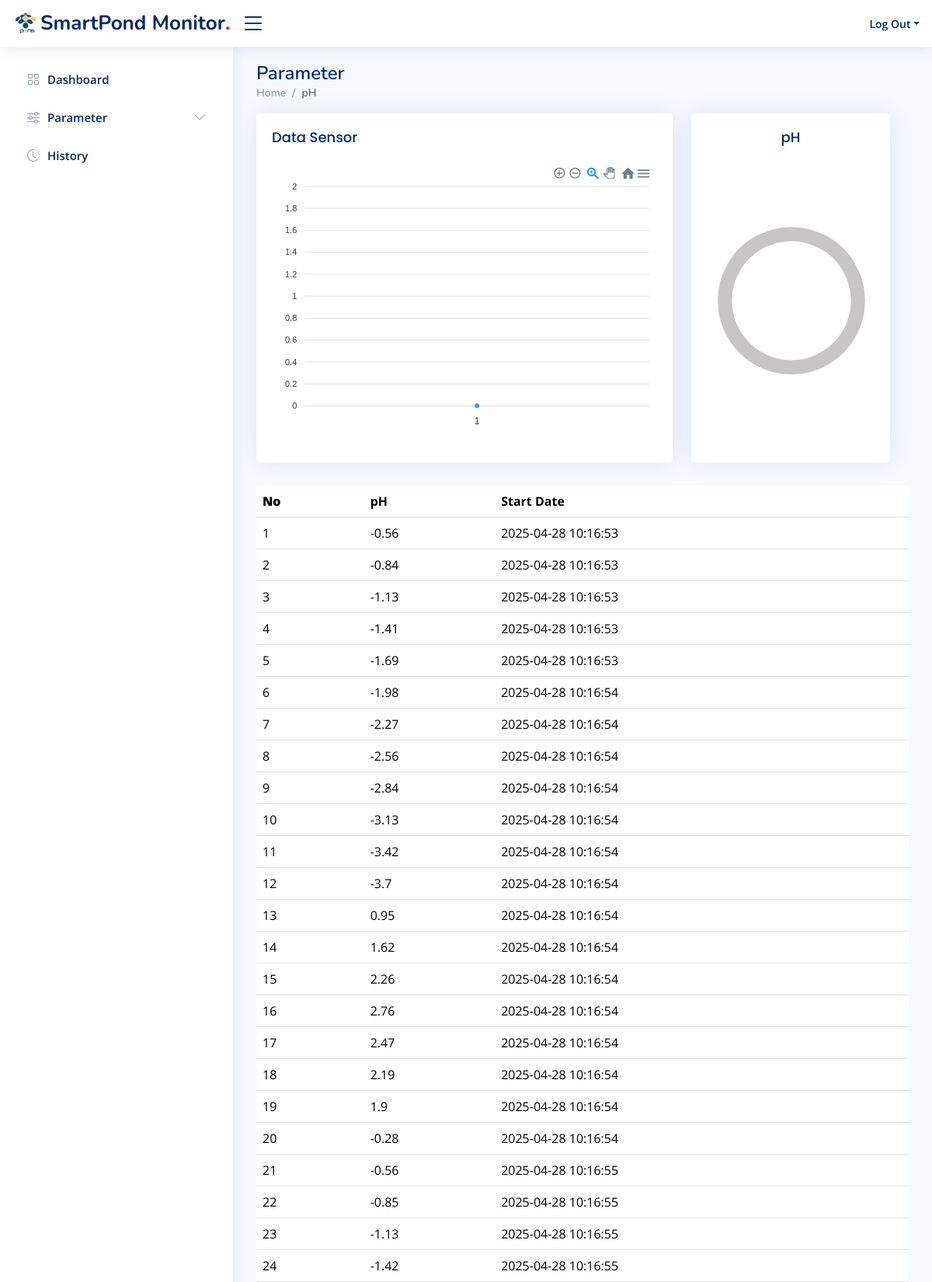
The page /ph.php (upper part) on the database its author committed.
### tables this page shows
CREATE TABLE `sensor_data` (
  `id` int(11) NOT NULL,
  `temperature` float NOT NULL,
  `ph` float NOT NULL,
  `salinity` float NOT NULL,
  `dissolveOxygen` float NOT NULL,
  `aerator1` int(1) NOT NULL,
  `aerator2` int(1) NOT NULL,
  `timestamp` timestamp NOT NULL DEFAULT current_timestamp()
);

### ph.php (the view, shortened to what this page needs)
<?php
include "koneksi.php";
?>
<!DOCTYPE html>
<html lang="en">
<head>
    <link href="assets/vendor/bootstrap/css/bootstrap.min.css" rel="stylesheet">
    <link href="assets/vendor/bootstrap-icons/bootstrap-icons.css" rel="stylesheet">
    <link href="assets/vendor/boxicons/css/boxicons.min.css" rel="stylesheet">
    <link href="assets/vendor/quill/quill.snow.css" rel="stylesheet">
    <link href="assets/vendor/quill/quill.bubble.css" rel="stylesheet">
    <link href="assets/vendor/remixicon/remixicon.css" rel="stylesheet">
    <link href="assets/vendor/simple-datatables/style.css" rel="stylesheet">
    <link href="assets/css/dasboard.css" rel="stylesheet">
</head>
<body>
    <header id="header" class="header fixed-top d-flex align-items-center">
        <div class="d-flex align-items-center justify-content-between">
            <a href="dasboard.php" class="logo d-flex align-items-center">
                <img src="assets/img/pens.png" alt="">
                <span>SmartPond Monitor</span>
                <span style="color: #fd0000;">.</span>
            </a>
            <i class="bi bi-list toggle-sidebar-btn"></i>
        </div>
        <nav class="header-nav ms-auto">
            <ul class="d-flex align-items-center">
                <li class="nav-item dropdown pe-3">
                    <a class="nav-link nav-profile d-flex align-items-center pe-0" href="#" data-bs-toggle="dropdown">
                        <span class="d-none d-md-block dropdown-toggle ps-2">Log Out</span>
                    </a>
                </li>
            </ul>
        </nav>
    </header>
    <aside id="sidebar" class="sidebar">
        <ul class="sidebar-nav" id="sidebar-nav">
            <li class="nav-item">
                <a class="nav-link collapsed" href="dasboard.php">
                    <i class="bi bi-grid"></i>
                    <span>Dashboard</span>
                </a>
            </li>
            <li class="nav-item">
                <a class="nav-link collapsed" data-bs-target="#charts-nav" data-bs-toggle="collapse" href="#">
                    <i class="bi bi-sliders"></i><span>Parameter</span><i class="bi bi-chevron-down ms-auto"></i>
                </a>
            </li>
            <li class="nav-item">
                <a class="nav-link collapsed" href="history.php">
                    <i class="bi bi-clock-history"></i>
                    <span>History</span>
                </a>
            </li>
        </ul>
    </aside>
    <main id="main" class="main">
        <div class="pagetitle">
            <h1>Parameter</h1>
            <nav>
                <ol class="breadcrumb">
                    <li class="breadcrumb-item"><a href="dasboard.php">Home</a></li>
                    <li class="breadcrumb-item active">pH</li>
                </ol>
            </nav>
        </div>
        <section class="section dashboard">
            <div class="row">
                <?php
                include "card-ph.php";
                ?>
                <div class="table-responsive">
                    <table class="table datatable">
                        <thead>
                            <tr>
                                <th>
                                    <b>No</b>
                                </th>
                                <th>pH</th>
                                <th data-type="date" data-format="YYYY/DD/MM">Start Date</th>
                            </tr>
                        </thead>
                        <tbody>
                            <?php
                            $sql = "SELECT * FROM sensor_data";
                            $result = $conn->query($sql);
                            $no = 1;
                            if ($result->num_rows > 0) {
                                while ($row = $result->fetch_assoc()) {
                                    echo "<tr>
                                <td>" . $no++ . "</td>
                                <td>" . $row["ph"] . "</td>
                                <td>" . $row["timestamp"] . "</td>
                                </tr>";
                                }
                            } else {
                                echo "<tr><td colspan='7'>No data available</td></tr>";
                            }
                            ?>
                        </tbody>
                    </table>
                </div>
            </div>
        </section>
    </main>
</body>
</html>

### assets/css/dasboard.css (style rules this page uses)
:root { scroll-behavior: smooth; }
body { font-family: "Open Sans", sans-serif; background: #f6f9ff; color: #444444; }
a { color: #4154f1; text-decoration: none; }
h1, h2, h3, h4, h5, h6 { font-family: "Nunito", sans-serif; }
#main { margin-top: 60px; padding: 20px 30px; transition: all 0.3s; }
.pagetitle { margin-bottom: 10px; }
.pagetitle h1 { font-size: 24px; margin-bottom: 0; font-weight: 600; color: #012970; }
.breadcrumb { font-size: 14px; font-family: "Nunito", sans-serif; color: #899bbd; font-weight: 600; }
.breadcrumb a { color: #899bbd; transition: 0.3s; }
.breadcrumb .breadcrumb-item::before { color: #899bbd; }
.breadcrumb .active { color: #51678f; font-weight: 600; }
.logo { line-height: 1; }
@media (min-width: 1200px) { .logo { width: 280px; } }
.logo img { max-height: 26px; margin-right: 6px; }
.logo span { font-size: 26px; font-weight: 700; color: #012970; font-family: "Nunito", sans-serif; }
.header { transition: all 0.5s; z-index: 997; height: 60px; box-shadow: 0px 2px 20px rgba(1, 41, 112, 0.1); background-color: #fff; padding-left: 20px; }
.header .toggle-sidebar-btn { font-size: 32px; padding-left: 10px; cursor: pointer; color: #012970; }
.header-nav ul { list-style: none; }
.header-nav>ul { margin: 0; padding: 0; }
.header-nav .nav-profile { color: #012970; }
.header-nav .nav-profile span { font-size: 14px; font-weight: 600; }
.sidebar { position: fixed; top: 60px; left: 0; bottom: 0; width: 300px; z-index: 996; transition: all 0.3s; padding: 20px; overflow-y: auto; scrollbar-width: thin; scrollbar-color: #aab7cf transparent; box-shadow: 0px 0px 20px rgba(1, 41, 112, 0.1); background-color: #fff; }
@media (min-width: 1200px) { #main, #footer { margin-left: 300px; } }
.sidebar-nav { padding: 0; margin: 0; list-style: none; }
.sidebar-nav li { padding: 0; margin: 0; list-style: none; }
.sidebar-nav .nav-item { margin-bottom: 5px; }
.sidebar-nav .nav-link { display: flex; align-items: center; font-size: 15px; font-weight: 600; color: #4154f1; transition: 0.3; background: #f6f9ff; padding: 10px 15px; border-radius: 4px; }
.sidebar-nav .nav-link i { font-size: 16px; margin-right: 10px; color: #4154f1; }
.sidebar-nav .nav-link.collapsed { color: #012970; background: #fff; }
.sidebar-nav .nav-link.collapsed i { color: #899bbd; }
.sidebar-nav .nav-link .bi-chevron-down { margin-right: 0; transition: transform 0.2s ease-in-out; }

### rows shown on the page
sensor_data: ph "-0.56", timestamp "2025-04-28 10:16:53"
sensor_data: ph "-0.84", timestamp "2025-04-28 10:16:53"
sensor_data: ph "-1.13", timestamp "2025-04-28 10:16:53"
sensor_data: ph "-1.41", timestamp "2025-04-28 10:16:53"
sensor_data: ph "-1.69", timestamp "2025-04-28 10:16:53"
sensor_data: ph "-1.98", timestamp "2025-04-28 10:16:54"
sensor_data: ph "-2.27", timestamp "2025-04-28 10:16:54"
sensor_data: ph "-2.56", timestamp "2025-04-28 10:16:54"
sensor_data: ph "-2.84", timestamp "2025-04-28 10:16:54"
sensor_data: ph "-3.13", timestamp "2025-04-28 10:16:54"
sensor_data: ph "-3.42", timestamp "2025-04-28 10:16:54"
sensor_data: ph "-3.7", timestamp "2025-04-28 10:16:54"
sensor_data: ph "0.95", timestamp "2025-04-28 10:16:54"
sensor_data: ph "1.62", timestamp "2025-04-28 10:16:54"
sensor_data: ph "2.26", timestamp "2025-04-28 10:16:54"
sensor_data: ph "2.76", timestamp "2025-04-28 10:16:54"
sensor_data: ph "2.47", timestamp "2025-04-28 10:16:54"
sensor_data: ph "2.19", timestamp "2025-04-28 10:16:54"
sensor_data: ph "1.9", timestamp "2025-04-28 10:16:54"
sensor_data: ph "-0.28", timestamp "2025-04-28 10:16:54"
sensor_data: ph "-0.56", timestamp "2025-04-28 10:16:55"
sensor_data: ph "-0.85", timestamp "2025-04-28 10:16:55"
sensor_data: ph "-1.13", timestamp "2025-04-28 10:16:55"
sensor_data: ph "-1.42", timestamp "2025-04-28 10:16:55"
